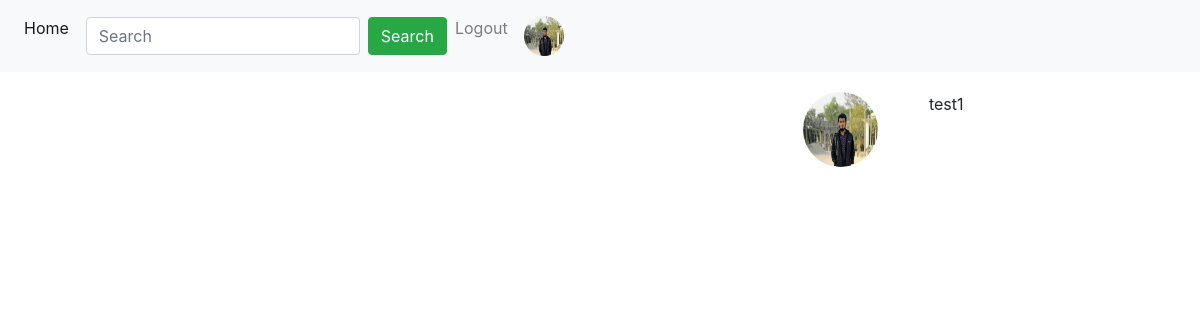
/post/ (signed in), run on an earlier commit of the app's database.
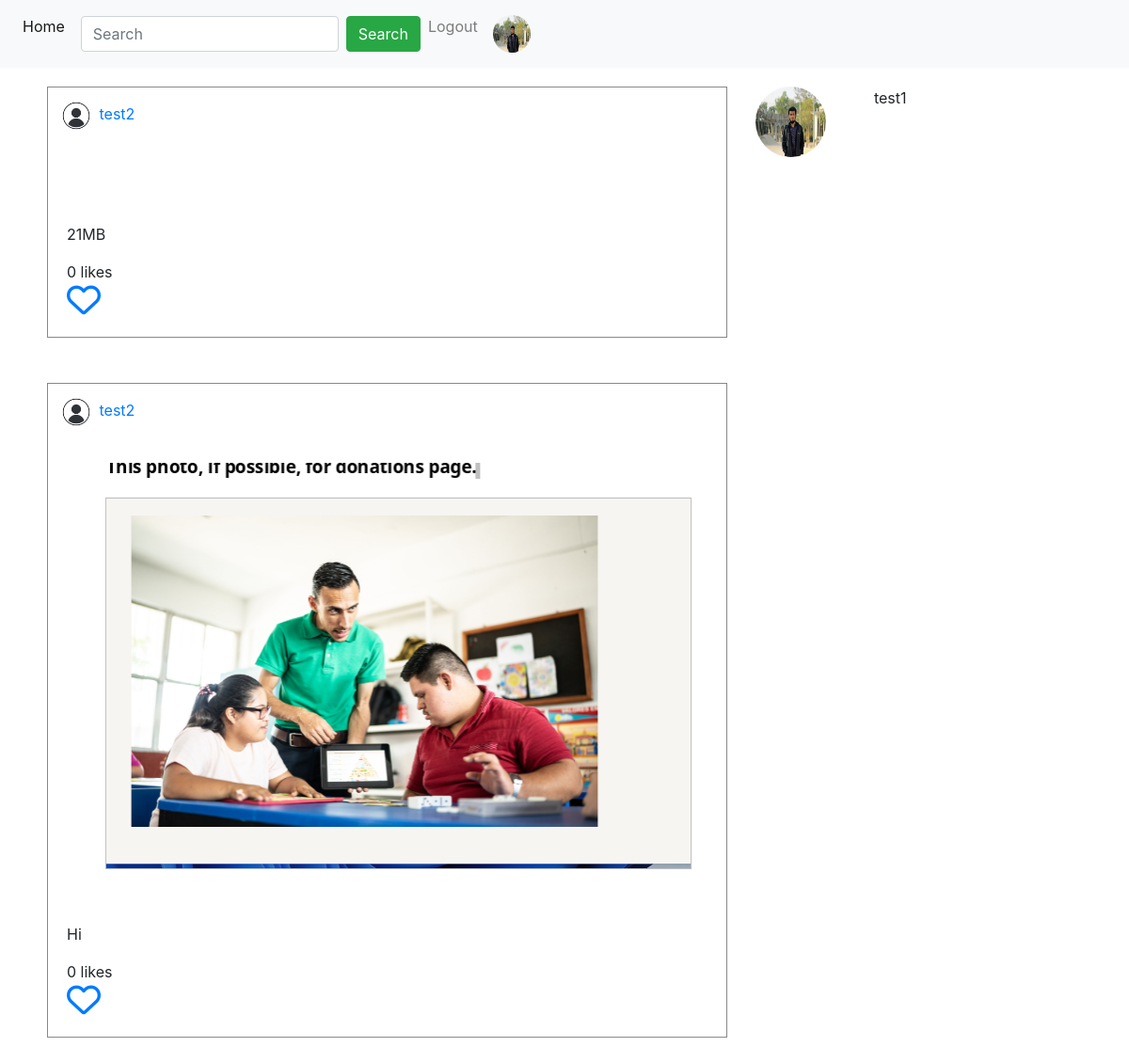
And on a later commit of the database.
### App_Login/models.py (models this page shows)
class UserProfile(models.Model):
    user = models.OneToOneField(User, on_delete=models.CASCADE, primary_key=True, related_name='user_profile')
    profile_pic = models.ImageField(upload_to='profile_pics', blank=True)
    full_name = models.CharField(max_length=264, blank=True)
    description = models.TextField(blank=True)
    dob = models.DateField(blank=True, null=True)
    website = models.URLField(blank=True)
    facebook = models.URLField(blank=True)

### App_Posts/models.py (models this page shows)
class Posts(models.Model):
    author = models.ForeignKey(User, on_delete=models.CASCADE, related_name='post')
    image = models.ImageField(upload_to='post_images')
    caption = models.CharField(max_length=264, blank=True)
    uploaded_date = models.DateTimeField(auto_now_add=True)
    updated_date = models.DateTimeField(auto_now=True)
    class Meta:
        ordering = ['-uploaded_date']

### App_Posts/views.py (the view)
# urls.py: path("", views.home, name="home"),
@login_required
def home(request):
    search = ''
    result = ''
    following_list = Follow.objects.filter(follower=request.user)
    posts = Posts.objects.filter(author__in=following_list.values_list('following'))
    liked_post = Like.objects.filter(user=request.user)
    liked_post_list = liked_post.values_list('post', flat=True)
    if request.method == "GET":
        search = request.GET.get("search", '')
        result = User.objects.filter(username__icontains=search)
    return render(request, 'App_Posts/home.html',
                  context={'title': 'Home', 'search': search, 'result': result, 'posts': posts,
                           'liked_post_list': liked_post_list})

### App_Posts/templates/App_Posts/home.html (shortened to what this page needs)
{% extends  'navbar.html' %}
{% block body_block %}
    {% if search %}
        {% for user in result %}
            <div class="row">
                <div class="col-sm-2">
                    {% if user.user_profile.profile_pic %}
                        <img class="rounded-circle" src="/media/{{ user.user_profile.profile_pic }}" height="75px" width="75px" alt="">
                        {% else %}
                        <img class="rounded-circle" src="/media/profile_pics/avater.jpg" height="75px" width="75px" alt="Demo"></a>
                    {% endif %}
                </div>
                <div class="col-sm-10">
                    <a href="{% url 'App_Login:user' username=user.username %}">
                        {{ user.username }}
                    </a>
                    <br>
                    {{ user.user_profile.full_name }}
                </div>
            </div>
        <br>
        {% endfor %}
    	{% else %}
        <div class="row">
        <div class="col-sm-8">
                {% for post in posts %}
                    <div style="border: 1px solid #888">
                        <div style="padding: 10px">
                            {% if post.author.user_profile.profile_pic %}
                                <img src="/media/{{ post.author.user_profile.profile_pic }}" width="40px" height="40px" class="rounded-circle" alt="">
                            {% else %}
                                <img src="/media/profile_pics/avater.jpg" width="40px" height="40px" class="rounded-circle" alt="">
                            {% endif %}
                            <a href="{% url 'App_Login:user' username=post.author %}">{{ post.author }}</a>
                        </div>
                        <br>
                        <img src="/media/{{ post.image }}"  width="100%" alt="">
                        <div style="padding: 20px">
                            <p>{{ post.caption|linebreaks }}</p>
                            {{ post.Liked_post.count }} likes <br>
                            {% if post.pk in liked_post_list %}
                                <a href="{% url 'App_Posts:unliked' pk=post.pk %}"><i class="fa fa-heart" style="font-size: 36px"></i></a>
                            {% else %}
                                <a href="{% url 'App_Posts:liked' pk=post.pk %}"><i class="fa fa-heart-o" style="font-size: 36px"></i></a>
                            {% endif %}
                        </div>
                    </div>
                    <br><br>
                {% endfor %}
        </div>
        <div class="col-sm-4">
            <div class="row">
                <div class="col-sm-4">
                    {% if user.user_profile.profile_pic %}
                        <img class="rounded-circle" src="/media/{{ user.user_profile.profile_pic }}" height="75px" width="75px" alt="">
                    {% else %}
                        <img class="rounded-circle" src="/media/profile_pics/avater.jpg" height="75px" width="75px" alt="Demo"></a>
                    {% endif %}
                </div>
                <div class="col-sm-8">
                    {{ user.username }}
                    <br>
                </div>
            </div>
        </div>
        </div>
    {% endif %}
{% endblock %}

### templates/navbar.html (shortened to what this page needs)
<!doctype html>
<html lang="en">
<head>
      <link rel="stylesheet" href="https://cdn.jsdelivr.net/npm/bootstrap@4.6.2/dist/css/bootstrap.min.css">
</head>
<body>
        <nav class="navbar navbar-expand-sm bg-light navbar-light">
            <ul class="navbar-nav">
                <li class="nav-item active">
                    <a class="nav-link" href="{% url 'App_Posts:home' %}">Home</a>
                </li>
                <form class="form-inline" method="GET">
                    <input class="form-control mr-sm-2" name="search" type="text" placeholder="Search">
                    <button class="btn btn-success" type="submit">Search</button>
                </form>
                <li class="nav-item">
                    <a class="nav-link" href="{% url 'App_Login:logout' %}">Logout</a>
                </li>
                <li class="nav-item">
                    {% if user.user_profile.profile_pic %}
                        <a class="nav-link" href="{% url 'App_Login:profile' %}"><img class="rounded-circle" src="/media/{{ user.user_profile.profile_pic }}" height="40px" width="40px" alt=""></a>
                        {% else %}
                        <a class="nav-link" href="{% url 'App_Login:profile' %}"><img class="rounded-circle" src="/media/profile_pics/avater.jpg" height="40px" width="40px" alt="Demo"></a>
                    {% endif %}
                </li>
            </ul>
        </nav>
        <div class="container" style="padding: 20px">
            {% block body_block %}
            {% endblock %}
        </div>
</body>
</html>

What changed in the data, as far as the page shows it:
added Posts: author "test2", caption "21MB", Liked_post.count "0"
added Posts: author "test2", image (picture), caption "Hi", Liked_post.count "0"
